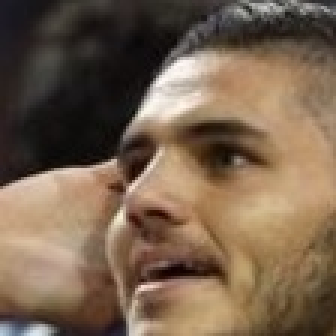
#> input picture CreateFaceDataset/test_image/1596.jpg, 112 x 112 px (shown 3 times larger)
$ python -i base.py   (imports and definitions only)
#> lines starting #> are read from the running program, lines starting #| are printed output that depends on the picture
#> further down, picture is the input picture: shape (112, 112, 3); mean B, G, R 78.2, 98.1, 119.2
#!/usr/bin/env python
# -*- coding: utf-8 -*-


import numpy as np
import cv2

def motion_blur(image, degree=5, angle=20):
#> called with degree = 5, angle = 20
    image = np.array(image)

    # 这里生成任意角度的运动模糊kernel的矩阵， degree越大，模糊程度越高
    M = cv2.getRotationMatrix2D((degree / 2, degree / 2), angle, 1)
    motion_blur_kernel = np.diag(np.ones(degree))
    motion_blur_kernel = cv2.warpAffine(motion_blur_kernel, M, (degree, degree))

    motion_blur_kernel = motion_blur_kernel / degree
    blurred = cv2.filter2D(image, -1, motion_blur_kernel)
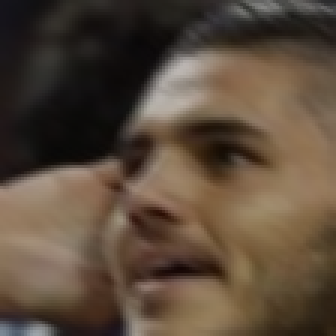
#> blurred: shape (112, 112, 3) (shown 3 times larger); mean B, G, R 59.3, 74.5, 90.4
    # convert to uint8
    cv2.normalize(blurred, blurred, 0, 255, cv2.NORM_MINMAX)
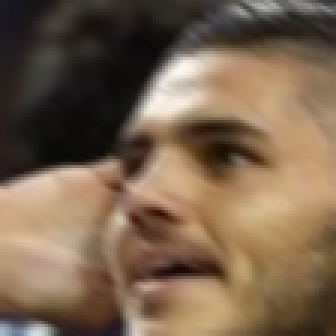
#> blurred: shape (112, 112, 3) (shown 3 times larger); mean B, G, R 78.6, 99.4, 121.2
    blurred = np.array(blurred, dtype=np.uint8)
    return blurred

def gaussian_noise(image, degree=None):
    row, col, ch = image.shape
    mean = 0
    if not degree:
        var = np.random.uniform(0.004, 0.01)
    else:
        var = degree
    sigma = var ** 0.5
    gauss = np.random.normal(mean, sigma, (row, col, ch))
    gauss = gauss.reshape(row, col, ch)
    noisy = image + gauss
    cv2.normalize(noisy, noisy, 0, 255, norm_type=cv2.NORM_MINMAX)
    noisy = np.array(noisy, dtype=np.uint8)
    return noisy

>>> import cv2
>>> picture = cv2.imread('../test_image/1596.jpg')
>>> result = motion_blur(picture)

$ run again, on CreateFaceDataset/test_image/2381.jpg
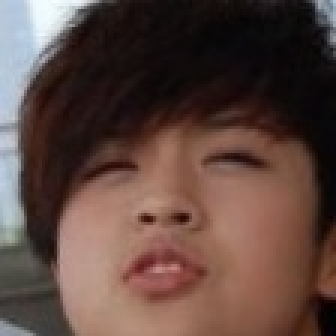
#> input picture CreateFaceDataset/test_image/2381.jpg, 112 x 112 px (shown 3 times larger)
#> picture is the input picture: shape (112, 112, 3); mean B, G, R 63.7, 70.5, 93.6
#> in motion_blur, `blurred = cv2.filter2D(image, -1, motion_blur_kernel)`:
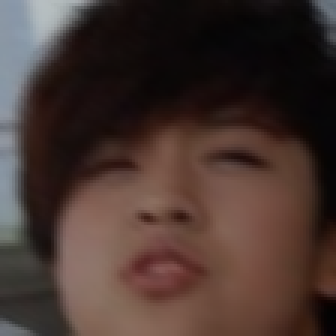
#> blurred: shape (112, 112, 3) (shown 3 times larger); mean B, G, R 48.1, 53.4, 70.9
#> in motion_blur, `cv2.normalize(blurred, blurred, 0, 255, cv2.NORM_MINMAX)`:
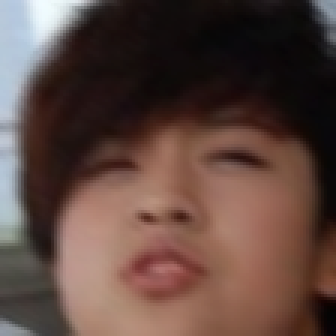
#> blurred: shape (112, 112, 3) (shown 3 times larger); mean B, G, R 63.6, 70.5, 93.7

$ run again, on CreateFaceDataset/test_image/2619.jpg
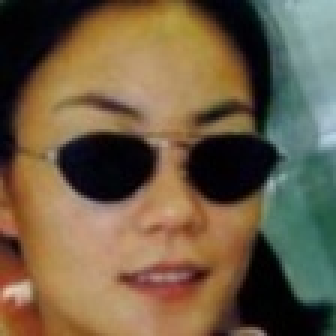
#> input picture CreateFaceDataset/test_image/2619.jpg, 112 x 112 px (shown 3 times larger)
#> picture is the input picture: shape (112, 112, 3); mean B, G, R 69.1, 93.6, 110.8
#> in motion_blur, `blurred = cv2.filter2D(image, -1, motion_blur_kernel)`:
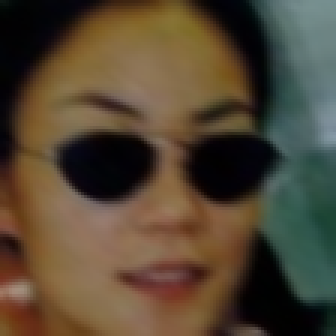
#> blurred: shape (112, 112, 3) (shown 3 times larger); mean B, G, R 52.4, 71, 84.1
#> in motion_blur, `cv2.normalize(blurred, blurred, 0, 255, cv2.NORM_MINMAX)`:
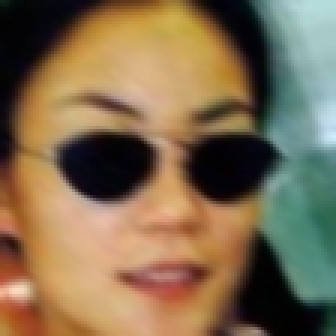
#> blurred: shape (112, 112, 3) (shown 3 times larger); mean B, G, R 80.5, 109, 129.2
